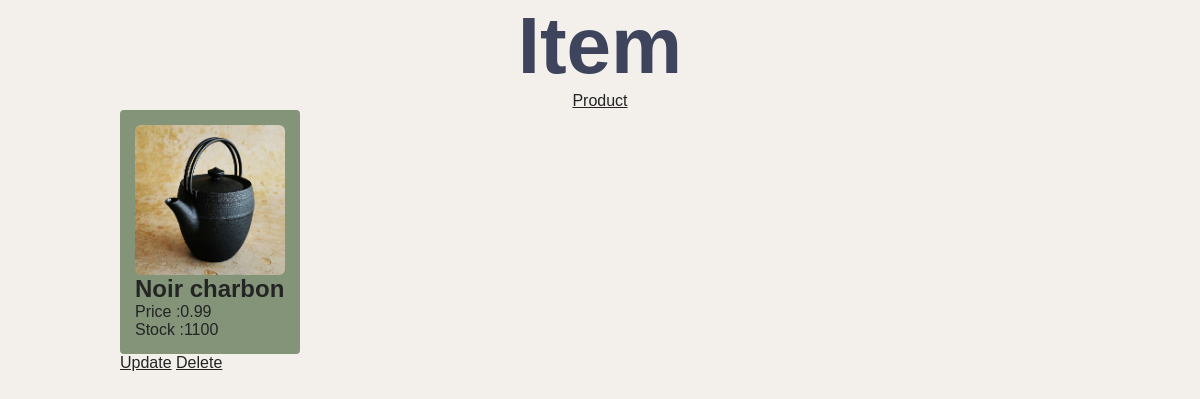
/product/show/24/, run on the app's committed database.
### product/models.py (models this page shows, shortened)
class Item(models.Model):
    name = models.CharField(max_length=200)
    price = models.DecimalField(max_digits=5, decimal_places=2, null=True)
    stock = models.PositiveIntegerField( null=True)
    image = models.ImageField(upload_to='product/static/images/', null=True)

### product/views.py (the view)
# urls.py: path('show/<int:id>/', views.show, name='show'),
def show(request, id):
    context = {}
    context['item'] = Item.objects.get(id=id)
    return render(request, 'product/show.html', context)

### product/templates/product/show.html
{% load static %}
<link rel="stylesheet" href="{% static 'style/style.css' %}">
<h1>Item</h1>
<div class="center">
    <a class="dark-color" href="/product">Product</a>
</div>
<div class="all-items">
    <div class="each-item">
        <img class="img-all" src="/{{ item.image }}" alt="{{ item.name }}">
        <h2>{{ item.name }}</h2>
        <p>Price :{{ item.price }}</p>
        <p>Stock :{{ item.stock }}</p>
    </div>
</div>
    <a href="/product/update/{{item.id}}">Update</a>
    <a href="/product/delete/{{item.id}}">Delete</a>

### product/static/style/style.css (style rules this page uses)
* { margin: 0; padding: 0; box-sizing: border-box; color: rgb(36, 36, 36); font-family: sans-serif; }
h1 { font-size: 80px; color: rgb(62, 68, 92); text-align: center; }
a { color: rgb(36, 36, 36); }
.center { text-align: center; margin: 0 auto; justify-content: center; justify-items: center; justify-self: center; align-items: center; }
.img-all { width: 150px; height: 150px; object-fit: cover; border-radius: 4%; }
.all-items { display: flex; gap: 50px; flex-wrap: wrap; }
.each-item { display: flex; flex-direction: column; padding: 15px; border-radius: 4px; background-color: rgb(131, 148, 121); }

### data on the page
Item: image (picture), name "Noir charbon", price "0.99", stock "1100"
